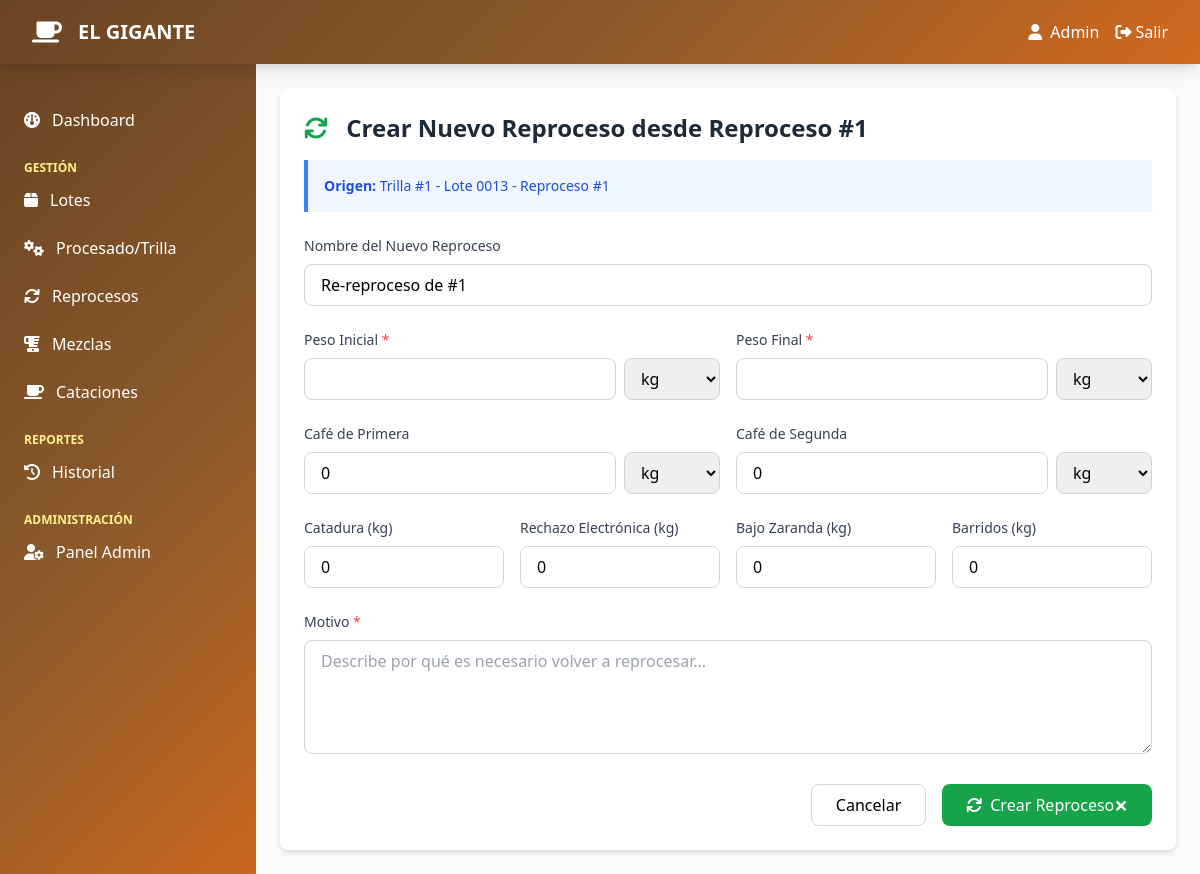
Screenshot of /reprocesos/1/reprocesar/ (signed in) with the database file from the repository.
### beneficio/models.py (models this page shows, shortened)
class Reproceso(models.Model):
    procesado = models.ForeignKey(Procesado, on_delete=models.CASCADE, related_name='reprocesos')
    numero = models.PositiveIntegerField()
    nombre = models.CharField(max_length=100, blank=True, null=True)
    fecha = models.DateTimeField(default=timezone.now)
    peso_inicial_kg = models.DecimalField(max_digits=10, decimal_places=2)
    unidad_peso_inicial = models.CharField(max_length=20, default='kg')
    peso_final_kg = models.DecimalField(max_digits=10, decimal_places=2)
    unidad_peso_final = models.CharField(max_length=20, default='kg')
    cafe_primera = models.DecimalField(max_digits=10, decimal_places=2, default=0)
    unidad_cafe_primera = models.CharField(max_length=20, default='kg')
    cafe_segunda = models.DecimalField(max_digits=10, decimal_places=2, default=0)
    unidad_cafe_segunda = models.CharField(max_length=20, default='kg')
    catadura = models.DecimalField(max_digits=10, decimal_places=2, default=0)
    rechazo_electronica = models.DecimalField(max_digits=10, decimal_places=2, default=0)
    bajo_zaranda = models.DecimalField(max_digits=10, decimal_places=2, default=0)
    barridos = models.DecimalField(max_digits=10, decimal_places=2, default=0)
    motivo = models.TextField()
    operador = models.ForeignKey(User, on_delete=models.SET_NULL, null=True)
    class Meta:
        ordering = ['-fecha']

class Procesado(models.Model):
    lote = models.ForeignKey(Lote, on_delete=models.CASCADE, related_name='procesos')
    numero_trilla = models.CharField(max_length=50)
    fecha = models.DateTimeField(default=timezone.now)
    peso_inicial_kg = models.DecimalField(max_digits=10, decimal_places=2)
    unidad_peso_inicial = models.CharField(max_length=20, default='kg')
    peso_final_kg = models.DecimalField(max_digits=10, decimal_places=2)
    unidad_peso_final = models.CharField(max_length=20, default='kg')
    cafe_primera = models.DecimalField(max_digits=10, decimal_places=2, default=0)
    unidad_cafe_primera = models.CharField(max_length=20, default='kg')
    cafe_segunda = models.DecimalField(max_digits=10, decimal_places=2, default=0)
    unidad_cafe_segunda = models.CharField(max_length=20, default='kg')
    catadura = models.DecimalField(max_digits=10, decimal_places=2, default=0)
    rechazo_electronica = models.DecimalField(max_digits=10, decimal_places=2, default=0)
    bajo_zaranda = models.DecimalField(max_digits=10, decimal_places=2, default=0)
    barridos = models.DecimalField(max_digits=10, decimal_places=2, default=0)
    observaciones = models.TextField(blank=True, null=True)
    operador = models.ForeignKey(User, on_delete=models.SET_NULL, null=True)
    class Meta:
        verbose_name = "Procesado"
        verbose_name_plural = "Procesados"
        ordering = ['-fecha']

class Lote(models.Model):
    ESTADO_CHOICES = [
        ('disponible', 'Disponible'),
        ('en_proceso', 'En Proceso'),
        ('procesado', 'Procesado'),
        ('agotado', 'Agotado'),
    ]
    """Modelo principal para los lotes de café"""
    codigo = models.CharField(max_length=50, unique=True)
    tipo_cafe = models.CharField(max_length=100)
    bodega = models.ForeignKey(Bodega, on_delete=models.CASCADE, related_name='lotes')
    peso_kg = models.DecimalField(max_digits=10, decimal_places=2)
    humedad = models.DecimalField(max_digits=5, decimal_places=2)
    fecha_ingreso = models.DateTimeField()
    proveedor = models.CharField(max_length=200)
    precio_quintal = models.DecimalField(max_digits=10, decimal_places=2)
    observaciones = models.TextField(blank=True, null=True)
    activo = models.BooleanField(default=True)
    created_by = models.ForeignKey(User, on_delete=models.SET_NULL, null=True)
    created_at = models.DateTimeField(auto_now_add=True)
    class Meta:
        ordering = ['-fecha_ingreso']

### beneficio/views.py (the view, shortened to what this page needs)
# urls.py: path('reprocesos/<int:pk>/reprocesar/', views.reprocesar_reproceso, name='reprocesar_reproceso'),
@login_required
def reprocesar_reproceso(request, pk):
    reproceso_origen = get_object_or_404(Reproceso, pk=pk)
    context = {
        'reproceso_origen': reproceso_origen,
    }
    return render(request, 'beneficio/reprocesos/crear_desde_reproceso.html', context)

### beneficio/templates/beneficio/reprocesos/crear_desde_reproceso.html (shortened to what this page needs)
{% extends 'base.html' %}
{% block content %}
<div class="max-w-4xl mx-auto space-y-6">
    <div class="bg-white rounded-lg shadow-md p-6">
        <h2 class="text-2xl font-bold text-gray-800 mb-4">
            <i class="fas fa-sync mr-3 text-green-600"></i>
            Crear Nuevo Reproceso desde Reproceso #{{ reproceso_origen.numero }}
        </h2>
        <div class="bg-blue-50 border-l-4 border-blue-500 p-4 mb-6">
            <p class="text-sm text-blue-700">
                <strong>Origen:</strong> Trilla #{{ reproceso_origen.procesado.numero_trilla }} -
                Lote {{ reproceso_origen.procesado.lote.codigo }} -
                Reproceso #{{ reproceso_origen.numero }}
            </p>
        </div>
        <form method="post" class="space-y-6">
            <div>
                <label class="block text-sm font-medium text-gray-700 mb-2">Nombre del Nuevo Reproceso</label>
                <input type="text" name="nombre" value="Re-reproceso de #{{ reproceso_origen.numero }}"
                       class="w-full px-4 py-2 border border-gray-300 rounded-lg focus:ring-2 focus:ring-green-600">
            </div>
            <div class="grid grid-cols-2 gap-4">
                <div>
                    <label class="block text-sm font-medium text-gray-700 mb-2">Peso Inicial <span class="text-red-500">*</span></label>
                    <div class="flex gap-2">
                        <input type="number" step="0.01" name="peso_inicial_kg" required value="{{ reproceso_origen.peso_final_kg }}"
                               class="flex-1 px-4 py-2 border border-gray-300 rounded-lg focus:ring-2 focus:ring-green-600">
                        <select name="unidad_peso_inicial" class="w-24 px-3 py-2 border border-gray-300 rounded-lg">
                            <option value="kg">kg</option>
                        </select>
                    </div>
                </div>
                <div>
                    <label class="block text-sm font-medium text-gray-700 mb-2">Peso Final <span class="text-red-500">*</span></label>
                    <div class="flex gap-2">
                        <input type="number" step="0.01" name="peso_final_kg" required
                               class="flex-1 px-4 py-2 border border-gray-300 rounded-lg focus:ring-2 focus:ring-green-600">
                        <select name="unidad_peso_final" class="w-24 px-3 py-2 border border-gray-300 rounded-lg">
                            <option value="kg">kg</option>
                        </select>
                    </div>
                </div>
            </div>
            <div class="grid grid-cols-2 gap-4">
                <div>
                    <label class="block text-sm font-medium text-gray-700 mb-2">Café de Primera</label>
                    <div class="flex gap-2">
                        <input type="number" step="0.01" name="cafe_primera" value="0"
                               class="flex-1 px-4 py-2 border border-gray-300 rounded-lg">
                        <select name="unidad_cafe_primera" class="w-24 px-3 py-2 border border-gray-300 rounded-lg">
                            <option value="kg">kg</option>
                        </select>
                    </div>
                </div>
                <div>
                    <label class="block text-sm font-medium text-gray-700 mb-2">Café de Segunda</label>
                    <div class="flex gap-2">
                        <input type="number" step="0.01" name="cafe_segunda" value="0"
                               class="flex-1 px-4 py-2 border border-gray-300 rounded-lg">
                        <select name="unidad_cafe_segunda" class="w-24 px-3 py-2 border border-gray-300 rounded-lg">
                            <option value="kg">kg</option>
                        </select>
                    </div>
                </div>
            </div>
            <div class="grid grid-cols-4 gap-4">
                <div>
                    <label class="block text-sm font-medium text-gray-700 mb-2">Catadura (kg)</label>
                    <input type="number" step="0.01" name="catadura" value="0"
                           class="w-full px-4 py-2 border border-gray-300 rounded-lg">
                </div>
                <div>
                    <label class="block text-sm font-medium text-gray-700 mb-2">Rechazo Electrónica (kg)</label>
                    <input type="number" step="0.01" name="rechazo_electronica" value="0"
                           class="w-full px-4 py-2 border border-gray-300 rounded-lg">
                </div>
                <div>
                    <label class="block text-sm font-medium text-gray-700 mb-2">Bajo Zaranda (kg)</label>
                    <input type="number" step="0.01" name="bajo_zaranda" value="0"
                           class="w-full px-4 py-2 border border-gray-300 rounded-lg">
                </div>
                <div>
                    <label class="block text-sm font-medium text-gray-700 mb-2">Barridos (kg)</label>
                    <input type="number" step="0.01" name="barridos" value="0"
                           class="w-full px-4 py-2 border border-gray-300 rounded-lg">
                </div>
            </div>
            <div>
                <label class="block text-sm font-medium text-gray-700 mb-2">Motivo <span class="text-red-500">*</span></label>
                <textarea name="motivo" rows="4" required placeholder="Describe por qué es necesario volver a reprocesar..."
                          class="w-full px-4 py-2 border border-gray-300 rounded-lg focus:ring-2 focus:ring-green-600"></textarea>
            </div>
            <div class="flex justify-end gap-4">
                <a href="{% url 'lista_reprocesos' %}"
                   class="px-6 py-2 border border-gray-300 rounded-lg hover:bg-gray-50">
                    Cancelar
                </a>
                <button type="submit"
                        class="px-6 py-2 bg-green-600 text-white rounded-lg hover:bg-green-700">
                    <i class="fas fa-sync mr-2"></i>Crear Reproceso
                </button>
            </div>
        </form>
    </div>
</div>
{% endblock %}

### beneficio/templates/base.html (shortened to what this page needs)
<!DOCTYPE html>
<html lang="es">
<head>
    <script src="https://cdn.tailwindcss.com"></script>
    <link rel="stylesheet" href="https://cdnjs.cloudflare.com/ajax/libs/font-awesome/6.4.0/css/all.min.css">
</head>
<body class="bg-gray-50">
    {% if user.is_authenticated %}
    <nav class="coffee-gradient shadow-lg fixed top-0 w-full z-50">
        <div class="max-w-7xl mx-auto px-4 sm:px-6 lg:px-8">
            <div class="flex items-center justify-between h-16">
                <div class="flex items-center">
                    <div class="flex-shrink-0">
                        <i class="fas fa-coffee text-white text-2xl"></i>
                    </div>
                    <div class="ml-4">
                        <h1 class="text-white text-xl font-bold">EL GIGANTE</h1>
                    </div>
                </div>
                <div class="flex items-center space-x-4">
                    <span class="text-white">
                        <i class="fas fa-user mr-2"></i>{{ user.username }}
                    </span>
                    <a href="{% url 'logout' %}" class="text-white hover:text-yellow-200 transition">
                        <i class="fas fa-sign-out-alt mr-1"></i>Salir
                    </a>
                </div>
            </div>
        </div>
    </nav>
    <div class="flex min-h-screen pt-16">
        <div class="w-64 coffee-gradient text-white fixed h-full top-16 overflow-y-auto">
            <nav class="mt-8 pb-8">
                <a href="{% url 'dashboard' %}" class="block px-6 py-3 sidebar-hover">
                    <i class="fas fa-dashboard mr-3"></i>Dashboard
                </a>
                <div class="mt-4 px-6">
                    <p class="text-xs uppercase text-yellow-200 font-semibold">Gestión</p>
                </div>
                <a href="{% url 'lista_lotes' %}" class="block px-6 py-3 sidebar-hover">
                    <i class="fas fa-box mr-3"></i>Lotes
                </a>
                <a href="{% url 'lista_procesados' %}" class="block px-6 py-3 sidebar-hover">
                    <i class="fas fa-cogs mr-3"></i>Procesado/Trilla
                </a>
                <a href="{% url 'lista_reprocesos' %}" class="block px-6 py-3 sidebar-hover">
                    <i class="fas fa-sync mr-3"></i>Reprocesos
                </a>
                <a href="{% url 'lista_mezclas' %}" class="block px-6 py-3 sidebar-hover">
                    <i class="fas fa-blender mr-3"></i>Mezclas
                </a>
                <a href="{% url 'lista_cataciones' %}" class="block px-6 py-3 sidebar-hover">
                    <i class="fas fa-coffee mr-3"></i>Cataciones
                </a>
                <div class="mt-4 px-6">
                    <p class="text-xs uppercase text-yellow-200 font-semibold">Reportes</p>
                </div>
                <a href="{% url 'historial' %}" class="block px-6 py-3 sidebar-hover">
                    <i class="fas fa-history mr-3"></i>Historial
                </a>
                {% if user.is_superuser %}
                <div class="mt-4 px-6">
                    <p class="text-xs uppercase text-yellow-200 font-semibold">Administración</p>
                </div>
                <a href="/admin/" class="block px-6 py-3 sidebar-hover">
                    <i class="fas fa-user-cog mr-3"></i>Panel Admin
                </a>
                {% endif %}
            </nav>
        </div>
        <div class="flex-1 ml-64">
            <main class="p-6">
                {% block content %}{% endblock %}
            </main>
        </div>
    </div>
    {% endif %}
</body>
</html>

### beneficio/templates/base.html (style rules this page uses)
.coffee-gradient { background: linear-gradient(135deg, #6B4423 0%, #8B5A2B 50%, #D2691E 100%); }

### rows the page displays
Reproceso: numero "1", procesado.numero_trilla "1", procesado.lote.codigo "0013", nombre "Re-reproceso de #1"

### other values shown
{{ user.username }} "Admin"
